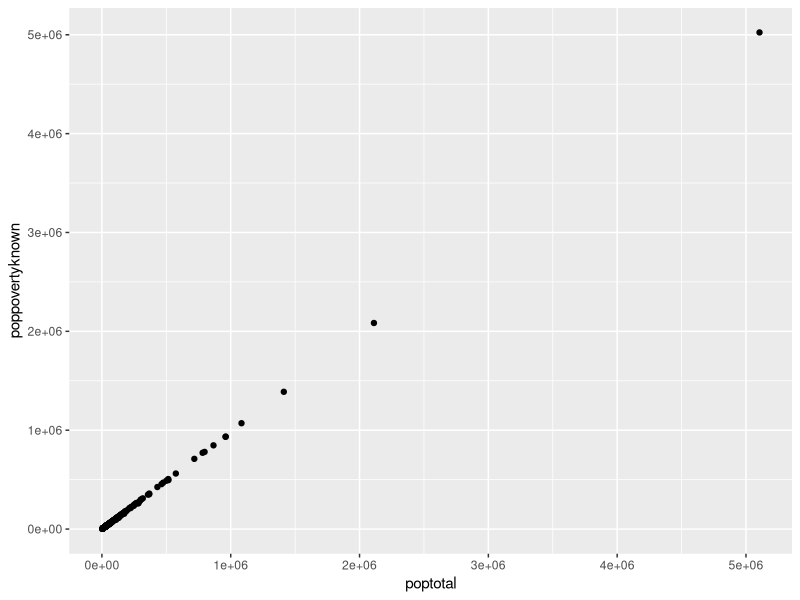
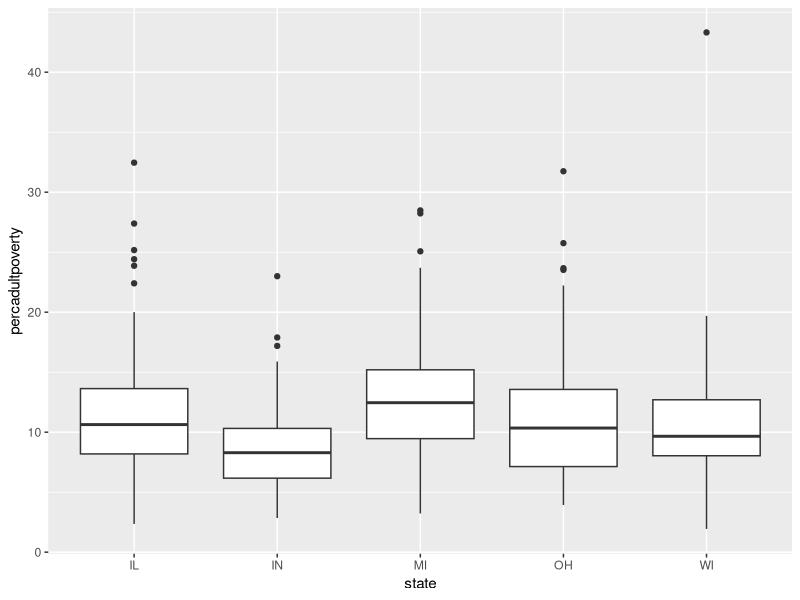
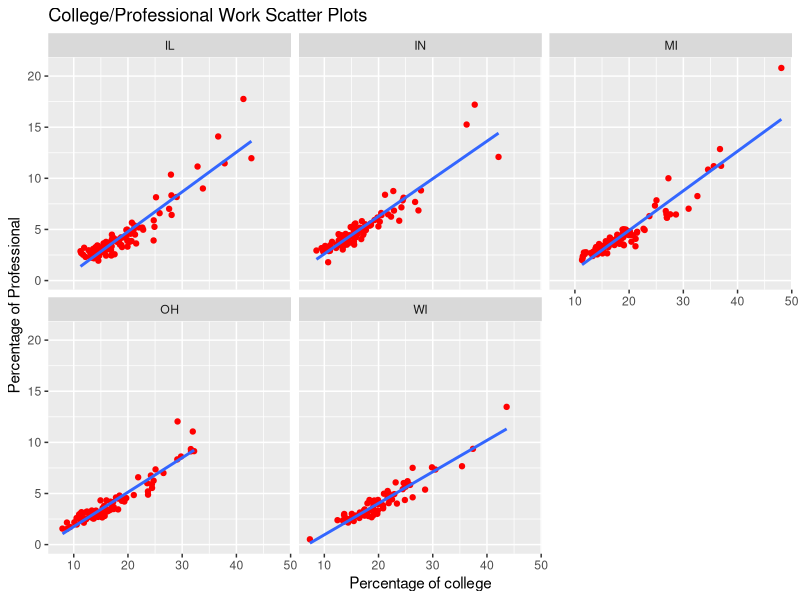
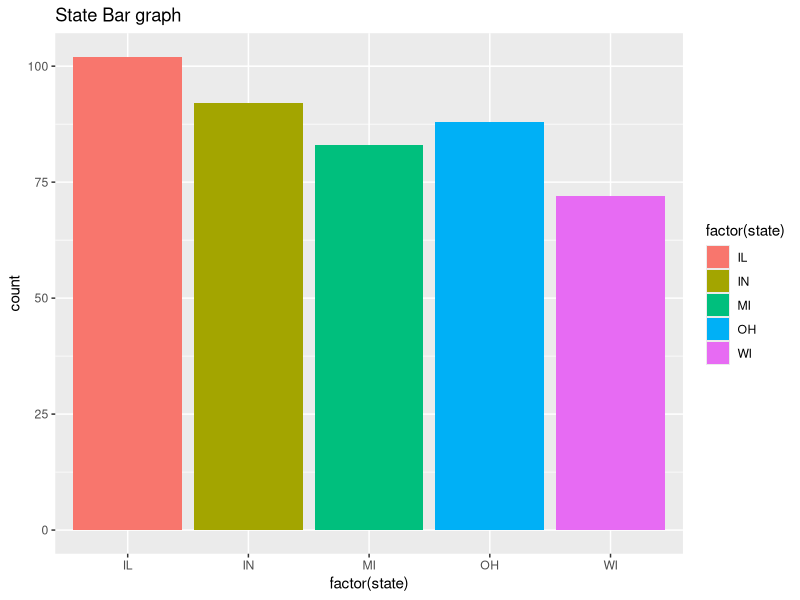
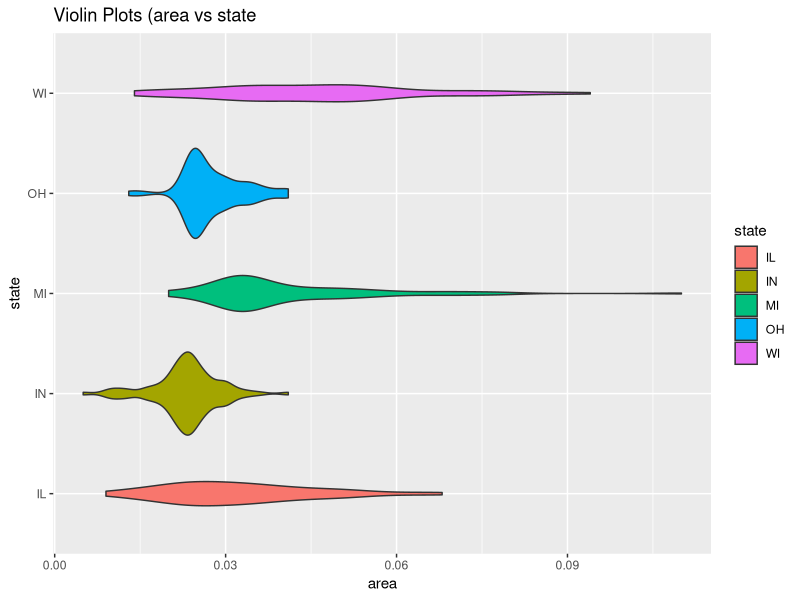

Write R code to recreate these figures, in order.
## ---- chunk 1
knitr::opts_chunk$set(echo = TRUE)
## ---- chunk 2
library(tidyverse)     
library(dplyr)      
library(ggplot2) 
## ---- chunk 3
midwest
view(midwest)

#V  =  pir2h
# SA  =  2(pirh  +  pir2)
## ---- chunk 4
midwest %>% filter(midwest$state== "OH") ->oh_df # piping first then assignment 

oh_df
## ---- chunk 5
indiana_whitepop_less90<-filter(midwest, state=="IN" & popwhite> 50000 & popwhite<90000)
indiana_whitepop_less90
 
## ---- chunk 6
#We can filter the popwhite column only if needed; I also added the county  for fullness
indiana_whitepop_less90%>%
  select(popwhite, state, county)
## ---- chunk 7
indian_data <- select(midwest,state,county,poptotal,percamerindan, popamerindian)%>%
  filter(state=="IN") 

arrange(indian_data, desc(popamerindian)) # Marion has the highest popamerindian(Native Americans)


  
## ---- chunk 8
filter(midwest, state== "MI", poppovertyknown > 10000 & percprof >10) %>%
  select(state, county, poppovertyknown, percprof) ->michgan_poverty

michgan_poverty
## ---- chunk 9
midwest %>% 
  group_by(county, state) %>% 
  # Don't be alarmed here, I added state just to see the county and state together side by side and 
  #since the question ask for the counties, I am NOT trying to group by using both variables. If I want that I could use groups_by in steady.
  # and by default r summarise has grouped output by the first variable only.  
  summarize(mean_poverty= mean(poppovertyknown, na.rm=TRUE)) ->poverty_groupedby_county
poverty_groupedby_county 


# Not asked to do, but kind of be curious and order to see the poorest county
arrange(poverty_groupedby_county, desc(mean_poverty)) 


## ---- chunk 10
ggplot(data=midwest, aes(x=poptotal, y=poppovertyknown)) +
geom_point()
## ---- chunk 11
ggplot(midwest, aes(x= state, y=percadultpoverty))+
geom_boxplot()
## ---- chunk 12
# Creating the scatter plot
Red_scatterplot <-ggplot(data=midwest, aes(x=percollege, y=percprof))+

  #Not asked but I added x and y lab 
   xlab("Percentage of college") +
   ylab("Percentage of Professional") +
  ggtitle("College/Professional Work Scatter Plots")+
  geom_point(color='red') +
  geom_smooth(se = FALSE, method = lm) 

# Facete wrap with respect to the levels for the variable state
facetplot_scatterplot <-Red_scatterplot + facet_wrap(~ state)
facetplot_scatterplot

## ---- chunk 13
ggplot(data=midwest, aes(factor(state), fill = factor(state))) +
ggtitle("State Bar graph")+ # Not asked to do
geom_bar()

# State of Illinois(IL) has the highest count.
## ---- chunk 14
cylinder_area = function(r,h)
{ area=(2*(pi*r*h + pi * r^2))
return(area)
}

cylinder_volume= function(r)
{
volume=pi*r^2
return(volume)
}

## ---- chunk 15

cylinder_area(5,10)
cylinder_volume(5)


## ---- chunk 16
midwest %>%
  select(state, county, poptotal, popadults) %>%
  filter(state=="WI") %>%
  mutate(ratio = popadults/poptotal, 
         percent = ratio *100) -> wi_data
head(wi_data,25)
## ---- chunk 17
ggplot(midwest, aes(x=area, y=state, fill = state))+
  geom_violin() +
  ggtitle("Violin Plots (area vs state")
